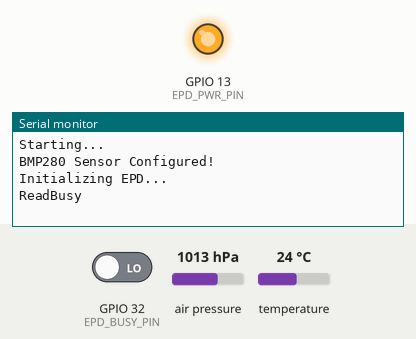
The sketch below on a simulated ESP32. Shown: output pins drawn as LEDs (lit = HIGH), the last lines printed to the serial monitor. Inputs (shaded band) come from the test bench; at power-on: GPIO 32 (EPD_BUSY_PIN) LOW, air pressure 1013 hPa, temperature 24 °C. Pins used as bus, display or sensor lines are not drawn.

Above: at 1.2 s.
1.3 s: GPIO 32 (EPD_BUSY_PIN) driven HIGH
At 2.5 s:
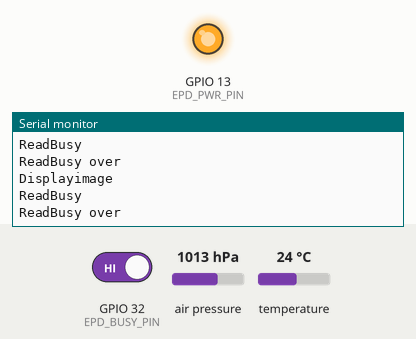
At 5.5 s:
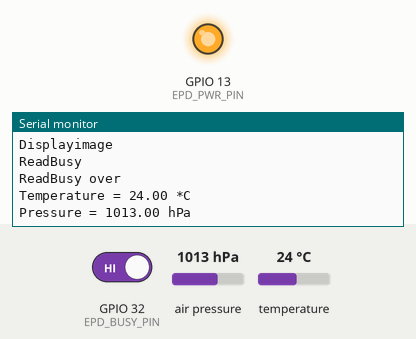

The sketch:

arduino.ino
```cpp
#include <Wire.h>
#include <SPI.h>
#include <Adafruit_BMP280.h>
#include "pin_config.h"
#include "epd2in13d.h"
#include "imagedata.h"

Adafruit_BMP280 bmp(BMP280_CS_PIN,&SPI);
Adafruit_Sensor *bmp_temp = bmp.getTemperatureSensor();
Adafruit_Sensor *bmp_pressure = bmp.getPressureSensor();
Epd epd;

void print_aa_logo(void){
	Serial.println();
	Serial.println(F(" _      ____  ___   __    __   _____   __    __   "));
	Serial.println(F("\\ \\  / | |_  | |_) ( (`  / /\\   | |   / /\\  / /`_ "));
	Serial.println(F(" \\_\\/  |_|__ |_| \\ _)_) /_/--\\  |_|  /_/--\\ \\_\\_/ "));
	Serial.println();
}

void ensure_bmp_configured(void){
  unsigned status = bmp.begin(BMP280_ADDRESS_ALT,BMP280_CHIPID);
  if (!status) {
		Serial.println(F("Failed to find BMP280 sensor, check wiring!"));

		unsigned sensorID = bmp.sensorID();
    Serial.print("SensorID was: 0x"); Serial.println(bmp.sensorID(),16);
		Serial.print("Presumed cause: ");

		if (sensorID ==0xFF || sensorID == 0x00) {
			Serial.println(F("A bad address or BMP 180 or BMP 085 connected"));
		} else if (sensorID >= 0x56 && sensorID <= 0x58) {
			Serial.println(F("There might be a BMP280 connected, but the chip ID doesn't match."));
		} else if(sensorID == 0x60 ){
			Serial.println(F("You might have a BME280 connected, instead of a BMP280."));
		}else if (sensorID == 0x61){
			Serial.println(F("You might have a BME680 connected, instead of a BMP280."));
		}else{
			Serial.print("Unknown");
		}

    while (1) delay(10);
	}

  /* Default settings from datasheet. */
  bmp.setSampling(Adafruit_BMP280::MODE_NORMAL,     /* Operating Mode. */
                  Adafruit_BMP280::SAMPLING_X2,     /* Temp. oversampling */
                  Adafruit_BMP280::SAMPLING_X16,    /* Pressure oversampling */
                  Adafruit_BMP280::FILTER_X16,      /* Filtering. */
                  Adafruit_BMP280::STANDBY_MS_500); /* Standby time. */

	Serial.println(F("BMP280 Sensor Configured!"));
  bmp_temp->printSensorDetails();
}

void setup() {
  Serial.begin(115200);
	SPI.begin(18,36,26,-1);//SCK, MISO, MOSI, SS

	print_aa_logo();
	Serial.println(F("Starting..."));

	ensure_bmp_configured();


	Serial.println(F("Initializing EPD..."));
	if(epd.Init()!=0){
		Serial.println(F("EPD Init failed"));
		while(1);
	}

	epd.Clear();
	Serial.print("Displayimage\n");
	epd.Display(gImage_IMAGE);
	delay(2000);
	epd.Sleep();
}

void loop() {

  sensors_event_t temp_event, pressure_event;
  bmp_temp->getEvent(&temp_event);
  bmp_pressure->getEvent(&pressure_event);

  Serial.print(F("Temperature = "));
  Serial.print(temp_event.temperature);
  Serial.println(" *C");

  Serial.print(F("Pressure = "));
  Serial.print(pressure_event.pressure);
  Serial.println(" hPa");

  Serial.println();
  delay(2000);

}
```

epd2in13d.cpp
```cpp
#include "epd2in13d.h"
#include <Arduino.h>
/**
 * full screen update LUT
**/
static const unsigned char EPD_2IN13D_lut_vcomDC[] = {
    0x00, 0x08, 0x00, 0x00, 0x00, 0x02,
    0x60, 0x28, 0x28, 0x00, 0x00, 0x01,
    0x00, 0x14, 0x00, 0x00, 0x00, 0x01,
    0x00, 0x12, 0x12, 0x00, 0x00, 0x01,
    0x00, 0x00, 0x00, 0x00, 0x00, 0x00,
    0x00, 0x00, 0x00, 0x00, 0x00, 0x00,
    0x00, 0x00, 0x00, 0x00, 0x00, 0x00,
    0x00, 0x00,
};
static const unsigned char EPD_2IN13D_lut_ww[] = {
    0x40, 0x08, 0x00, 0x00, 0x00, 0x02,
    0x90, 0x28, 0x28, 0x00, 0x00, 0x01,
    0x40, 0x14, 0x00, 0x00, 0x00, 0x01,
    0xA0, 0x12, 0x12, 0x00, 0x00, 0x01,
    0x00, 0x00, 0x00, 0x00, 0x00, 0x00,
    0x00, 0x00, 0x00, 0x00, 0x00, 0x00,
    0x00, 0x00, 0x00, 0x00, 0x00, 0x00,
};
static const unsigned char EPD_2IN13D_lut_bw[] = {
    0x40, 0x17, 0x00, 0x00, 0x00, 0x02,
    0x90, 0x0F, 0x0F, 0x00, 0x00, 0x03,
    0x40, 0x0A, 0x01, 0x00, 0x00, 0x01,
    0xA0, 0x0E, 0x0E, 0x00, 0x00, 0x02,
    0x00, 0x00, 0x00, 0x00, 0x00, 0x00,
    0x00, 0x00, 0x00, 0x00, 0x00, 0x00,
    0x00, 0x00, 0x00, 0x00, 0x00, 0x00,
};
static const unsigned char EPD_2IN13D_lut_wb[] = {
    0x80, 0x08, 0x00, 0x00, 0x00, 0x02,
    0x90, 0x28, 0x28, 0x00, 0x00, 0x01,
    0x80, 0x14, 0x00, 0x00, 0x00, 0x01,
    0x50, 0x12, 0x12, 0x00, 0x00, 0x01,
    0x00, 0x00, 0x00, 0x00, 0x00, 0x00,
    0x00, 0x00, 0x00, 0x00, 0x00, 0x00,
    0x00, 0x00, 0x00, 0x00, 0x00, 0x00,
};
static const unsigned char EPD_2IN13D_lut_bb[] = {
    0x80, 0x08, 0x00, 0x00, 0x00, 0x02,
    0x90, 0x28, 0x28, 0x00, 0x00, 0x01,
    0x80, 0x14, 0x00, 0x00, 0x00, 0x01,
    0x50, 0x12, 0x12, 0x00, 0x00, 0x01,
    0x00, 0x00, 0x00, 0x00, 0x00, 0x00,
    0x00, 0x00, 0x00, 0x00, 0x00, 0x00,
    0x00, 0x00, 0x00, 0x00, 0x00, 0x00,
};


/**
 * partial screen update LUT
**/
static const unsigned char EPD_2IN13D_lut_vcom1[] = {
    0x00, 0x19, 0x01, 0x00, 0x00, 0x01,
    0x00, 0x00, 0x00, 0x00, 0x00, 0x00,
    0x00, 0x00, 0x00, 0x00, 0x00, 0x00,
    0x00, 0x00, 0x00, 0x00, 0x00, 0x00,
    0x00, 0x00, 0x00, 0x00, 0x00, 0x00,
    0x00, 0x00, 0x00, 0x00, 0x00, 0x00,
    0x00, 0x00, 0x00, 0x00, 0x00, 0x00
    ,0x00, 0x00,
};
static const unsigned char EPD_2IN13D_lut_ww1[] = {
    0x00, 0x19, 0x01, 0x00, 0x00, 0x01,
    0x00, 0x00, 0x00, 0x00, 0x00, 0x00,
    0x00, 0x00, 0x00, 0x00, 0x00, 0x00,
    0x00, 0x00, 0x00, 0x00, 0x00, 0x00,
    0x00, 0x00, 0x00, 0x00, 0x00, 0x00,
    0x00, 0x00, 0x00, 0x00, 0x00, 0x00,
    0x00, 0x00, 0x00, 0x00, 0x00, 0x00,
};
static const unsigned char EPD_2IN13D_lut_bw1[] = {
    0x80, 0x19, 0x01, 0x00, 0x00, 0x01,
    0x00, 0x00, 0x00, 0x00, 0x00, 0x00,
    0x00, 0x00, 0x00, 0x00, 0x00, 0x00,
    0x00, 0x00, 0x00, 0x00, 0x00, 0x00,
    0x00, 0x00, 0x00, 0x00, 0x00, 0x00,
    0x00, 0x00, 0x00, 0x00, 0x00, 0x00,
    0x00, 0x00, 0x00, 0x00, 0x00, 0x00,
};
static const unsigned char EPD_2IN13D_lut_wb1[] = {
    0x40, 0x19, 0x01, 0x00, 0x00, 0x01,
    0x00, 0x00, 0x00, 0x00, 0x00, 0x00,
    0x00, 0x00, 0x00, 0x00, 0x00, 0x00,
    0x00, 0x00, 0x00, 0x00, 0x00, 0x00,
    0x00, 0x00, 0x00, 0x00, 0x00, 0x00,
    0x00, 0x00, 0x00, 0x00, 0x00, 0x00,
    0x00, 0x00, 0x00, 0x00, 0x00, 0x00,
};
static const unsigned char EPD_2IN13D_lut_bb1[] = {
    0x00, 0x19, 0x01, 0x00, 0x00, 0x01,
    0x00, 0x00, 0x00, 0x00, 0x00, 0x00,
    0x00, 0x00, 0x00, 0x00, 0x00, 0x00,
    0x00, 0x00, 0x00, 0x00, 0x00, 0x00,
    0x00, 0x00, 0x00, 0x00, 0x00, 0x00,
    0x00, 0x00, 0x00, 0x00, 0x00, 0x00,
    0x00, 0x00, 0x00, 0x00, 0x00, 0x00,
};

Epd::~Epd()
{
};

Epd::Epd()
{
    reset_pin = EPD_RST_PIN;
    dc_pin = EPD_DC_PIN;
    cs_pin = EPD_CS_PIN;
    busy_pin = EPD_BUSY_PIN;
    width = EPD_WIDTH;
    height = EPD_HEIGHT;
};

/**
 *  @brief: basic function for sending commands
 */
void Epd::SendCommand(unsigned char command)
{
    DigitalWrite(dc_pin, LOW);
    SpiTransfer(command);
}

/**
 *  @brief: basic function for sending data
 */
void Epd::SendData(unsigned char data)
{
    DigitalWrite(dc_pin, HIGH);
    SpiTransfer(data);
}

/**
 *  @brief: module reset.
 *          often used to awaken the module in deep sleep,
 *          see Epd::Sleep();
 */
void Epd::Reset(void)
{
    DigitalWrite(reset_pin, HIGH);
    DelayMs(200);
    DigitalWrite(reset_pin, LOW);                //module reset
    DelayMs(10);
    DigitalWrite(reset_pin, HIGH);
    DelayMs(200);
}

/******************************************************************************
function :	Wait until the busy_pin goes LOW
parameter:
******************************************************************************/
void Epd::ReadBusy(void)
{
    Serial.print("ReadBusy\n");
    char busy;
    do {
        SendCommand(0x71);
        busy = DigitalRead(busy_pin);
        busy =!(busy & 0x01);
    } while(busy);
    Serial.print("ReadBusy over\n");
    DelayMs(200);
}

/******************************************************************************
function :	LUT download
parameter:
******************************************************************************/
void Epd::SetFullReg(void)
{
    SendCommand(0x82);
    SendData(0x00);
    SendCommand(0X50);
    SendData(0x97);

    unsigned int count;
    SendCommand(0x20);
    for(count=0; count<44; count++) {
        SendData(EPD_2IN13D_lut_vcomDC[count]);
    }

    SendCommand(0x21);
    for(count=0; count<42; count++) {
        SendData(EPD_2IN13D_lut_ww[count]);
    }

    SendCommand(0x22);
    for(count=0; count<42; count++) {
        SendData(EPD_2IN13D_lut_bw[count]);
    }

    SendCommand(0x23);
    for(count=0; count<42; count++) {
        SendData(EPD_2IN13D_lut_wb[count]);
    }

    SendCommand(0x24);
    for(count=0; count<42; count++) {
        SendData(EPD_2IN13D_lut_bb[count]);
    }
}

/******************************************************************************
function :	LUT download
parameter:
******************************************************************************/
void Epd::SetPartReg(void)
{
    SendCommand(0x82);			//vcom_DC setting
    SendData(0x03);
    SendCommand(0X50);
    SendData(0x47);

    unsigned int count;
    SendCommand(0x20);
    for(count=0; count<44; count++) {
        SendData(EPD_2IN13D_lut_vcom1[count]);
    }

    SendCommand(0x21);
    for(count=0; count<42; count++) {
        SendData(EPD_2IN13D_lut_ww1[count]);
    }

    SendCommand(0x22);
    for(count=0; count<42; count++) {
        SendData(EPD_2IN13D_lut_bw1[count]);
    }

    SendCommand(0x23);
    for(count=0; count<42; count++) {
        SendData(EPD_2IN13D_lut_wb1[count]);
    }

    SendCommand(0x24);
    for(count=0; count<42; count++) {
        SendData(EPD_2IN13D_lut_bb1[count]);
    }
}

/******************************************************************************
function :	Turn On Display
parameter:
******************************************************************************/
void Epd::TurnOnDisplay(void)
{
    SendCommand(0x12);		 //DISPLAY REFRESH
    DelayMs(10);     //!!!The delay here is necessary, 200uS at least!!!

    ReadBusy();
}

/******************************************************************************
function :	Initialize the e-Paper register
parameter:
******************************************************************************/
int Epd::Init()
{
    /* this calls the peripheral hardware interface, see epdif */
    if (IfInit() != 0) {
        return -1;
    }

    Reset();
    SendCommand(0x01);	//POWER SETTING
    SendData(0x03);
    SendData(0x00);
    SendData(0x2b);
    SendData(0x2b);
    SendData(0x03);

    SendCommand(0x06);	//boost soft start
    SendData(0x17);     //A
    SendData(0x17);     //B
    SendData(0x17);     //C

    SendCommand(0x04);
    ReadBusy();

    SendCommand(0x00);	//panel setting
    SendData(0xbf);     //LUT from OTP，128x296
    SendData(0x0e);     //VCOM to 0V fast

    SendCommand(0x30);	//PLL setting
    SendData(0x3a);     // 3a 100HZ   29 150Hz 39 200HZ	31 171HZ

    SendCommand(0x61);	//resolution setting
    SendData(EPD_WIDTH);
    SendData((EPD_HEIGHT >> 8) & 0xff);
    SendData(EPD_HEIGHT& 0xff);

    SendCommand(0x82);	//vcom_DC setting
    SendData(0x28);

    return 0;
}

void Epd::Clear(void)
{
    int w, h;
    w = (EPD_WIDTH % 8 == 0)? (EPD_WIDTH / 8 ): (EPD_WIDTH / 8 + 1);
    h = EPD_HEIGHT;

    SendCommand(0x10);
    for (int j = 0; j < h; j++) {
        for (int i = 0; i < w; i++) {
            SendData(0x00);
        }
    }

    SendCommand(0x13);
    for (int j = 0; j < h; j++) {
        for (int i = 0; i < w; i++) {
            SendData(0xFF);
        }
    }

    SetFullReg();
    TurnOnDisplay();
}


/******************************************************************************
function :	Sends the image buffer in RAM to e-Paper and displays
parameter:
******************************************************************************/
void Epd::Display(const unsigned char *Image)
{
    int Width, Height;
    Width = (EPD_WIDTH % 8 == 0)? (EPD_WIDTH / 8 ): (EPD_WIDTH / 8 + 1);
    Height = EPD_HEIGHT;

    SendCommand(0x10);
    for (int j = 0; j < Height; j++) {
        for (int i = 0; i < Width; i++) {
            SendData(0x00);
        }
    }

    SendCommand(0x13);
    for (int j = 0; j < Height; j++) {
        for (int i = 0; i < Width; i++) {
            SendData(Image[i + j * Width]);
        }
    }

	SetFullReg();
    TurnOnDisplay();
}

/******************************************************************************
function :	Sends the image buffer in RAM to e-Paper and displays
parameter:
******************************************************************************/
void Epd::Displayimage(const unsigned char *Image)
{
    int Width, Height;
    Width = (EPD_WIDTH % 8 == 0)? (EPD_WIDTH / 8 ): (EPD_WIDTH / 8 + 1);
    Height = EPD_HEIGHT;

    SendCommand(0x10);
    for (int j = 0; j < Height; j++) {
        for (int i = 0; i < Width; i++) {
            SendData(0x00);
        }
    }

    SendCommand(0x13);
    for (int j = 0; j < Height; j++) {
        for (int i = 0; i < Width; i++) {
            SendData(pgm_read_byte(&Image[i + j * Width]));
        }
    }

	SetFullReg();
    TurnOnDisplay();
}

/******************************************************************************
function :	Sends the image buffer in RAM to e-Paper and displays
parameter:
******************************************************************************/
void Epd::DisplayPart(const unsigned char *Image)
{
    /* Set partial Windows */
    SetPartReg();
    SendCommand(0x91);		//This command makes the display enter partial mode
    SendCommand(0x90);		//resolution setting
    SendData(0);           //x-start
    SendData(EPD_WIDTH - 1);       //x-end

    SendData(0);
    SendData(0);     //y-start
    SendData(EPD_HEIGHT / 256);
    SendData(EPD_HEIGHT % 256 - 1);  //y-end
    SendData(0x28);

    int Width = (EPD_WIDTH % 8 == 0)? (EPD_WIDTH / 8 ): (EPD_WIDTH / 8 + 1);

    /* send data */
    SendCommand(0x10);
    for (int j = 0; j < EPD_HEIGHT; j++) {
        for (int i = 0; i < Width; i++) {
            SendData(~Image[i + j * Width]);
        }
    }

    SendCommand(0x13);
    for (int j = 0; j < EPD_HEIGHT; j++) {
        for (int i = 0; i < Width; i++) {
            SendData(Image[i + j * Width]);
        }
    }

    /* Set partial refresh */
    TurnOnDisplay();
}

/******************************************************************************
function :	Enter sleep mode
parameter:
******************************************************************************/
void Epd::Sleep(void)
{
    SendCommand(0X50);
    SendData(0xf7);
    SendCommand(0X02);  	//power off
    SendCommand(0X07);  	//deep sleep
    SendData(0xA5);

    DigitalWrite(reset_pin, LOW);
}
```

epd2in13d.h
```cpp
#ifndef __EPD_2IN13D_H_
#define __EPD_2IN13D_H_

#include "epdif.h"

// Display resolution
#define EPD_WIDTH   104
#define EPD_HEIGHT  212

class Epd : EpdIf {
public:
    unsigned long width;
    unsigned long height;

    Epd();
    ~Epd();
    int Init(void);
    void SendCommand(unsigned char command);
    void SendData(unsigned char data);
    void ReadBusy(void);
    void SetFullReg(void);
    void SetPartReg(void);
    void TurnOnDisplay(void);

    void Reset(void);
    void Clear(void);
    void Display(const unsigned char* frame_buffer);
    void Displayimage(const unsigned char *Image);
    void DisplayPart(const unsigned char* frame_buffer);

    void Sleep(void);
private:
    unsigned int reset_pin;
    unsigned int dc_pin;
    unsigned int cs_pin;
    unsigned int busy_pin;
};

#endif
```

epdif.cpp
```cpp
#include "epdif.h"
#include <SPI.h>

EpdIf::EpdIf() {
};

EpdIf::~EpdIf() {
};

void EpdIf::DigitalWrite(int pin, int value) {
    digitalWrite(pin, value);
}

int EpdIf::DigitalRead(int pin) {
    return digitalRead(pin);
}

void EpdIf::DelayMs(unsigned int delaytime) {
    delay(delaytime);
}

void EpdIf::SpiTransfer(unsigned char data) {
    SPI.beginTransaction(SPISettings(2000000, MSBFIRST, SPI_MODE0));
    digitalWrite(EPD_CS_PIN, LOW);
    SPI.transfer(data);
    digitalWrite(EPD_CS_PIN, HIGH);
    SPI.endTransaction();
}

int EpdIf::IfInit(void) {
    pinMode(EPD_CS_PIN, OUTPUT);
    pinMode(EPD_RST_PIN, OUTPUT);
    pinMode(EPD_DC_PIN, OUTPUT);
    pinMode(EPD_BUSY_PIN, INPUT);

    pinMode(EPD_PWR_PIN, OUTPUT);
    DigitalWrite(EPD_PWR_PIN, 1);
    return 0;
}
```

epdif.h
```cpp
#ifndef EPDIF_H
#define EPDIF_H

#include <Arduino.h>

// Load port assignments from pin_config.h
#include "pin_config.h"


// Ensure that the necessary pins are defined
#ifndef EPD_RST_PIN
#error "EPD_RST_PIN is not defined"
#endif

#ifndef EPD_DC_PIN
#error "EPD_DC_PIN is not defined"
#endif

#ifndef EPD_CS_PIN
#error "EPD_CS_PIN is not defined"
#endif

#ifndef EPD_BUSY_PIN
#error "EPD_BUSY_PIN is not defined"
#endif

#ifndef EPD_PWR_PIN
#error "EPD_PWR_PIN is not defined"
#endif

class EpdIf {
public:
    EpdIf(void);
    ~EpdIf(void);

    static int  IfInit(void);
    static void DigitalWrite(int pin, int value);
    static int  DigitalRead(int pin);
    static void DelayMs(unsigned int delaytime);
    static void SpiTransfer(unsigned char data);
};

#endif
```

imagedata.h
```cpp
extern const unsigned char gImage_IMAGE[];
```

pin_config.h
```cpp
/**
 * pin configuration
 */
#ifndef PIN_CONFIG_H
#define PIN_CONFIG_H

#define EPD_BUSY_PIN 32
#define EPD_RST_PIN 22
#define EPD_DC_PIN 25

#define EPD_CS_PIN 19
#define EPD_PWR_PIN 13

#define BMP280_CS_PIN 21

#endif
```

Source omitted: imagedata.cpp (data table, 16601 bytes)

Measured:
- after the input at 1.3 s, the serial monitor: prints a new line at once (image 1)
